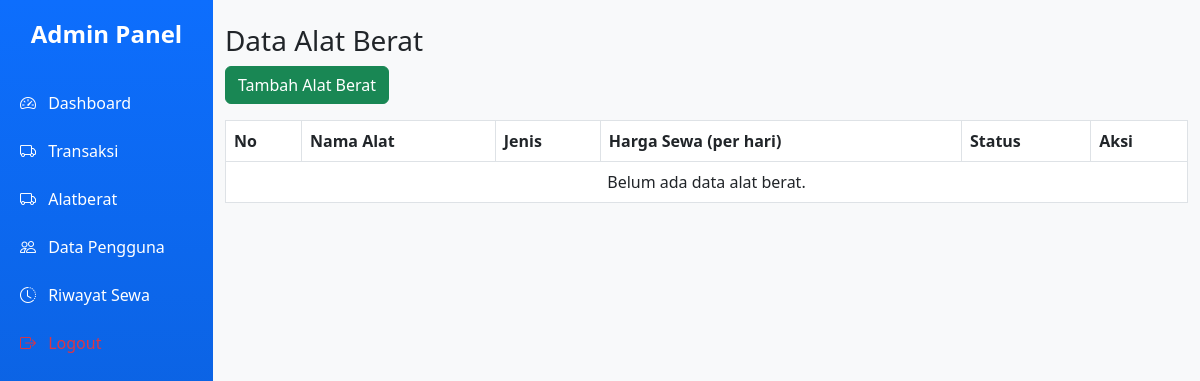
The page /admin/alat_berat.php (signed in) on the database as committed earlier.
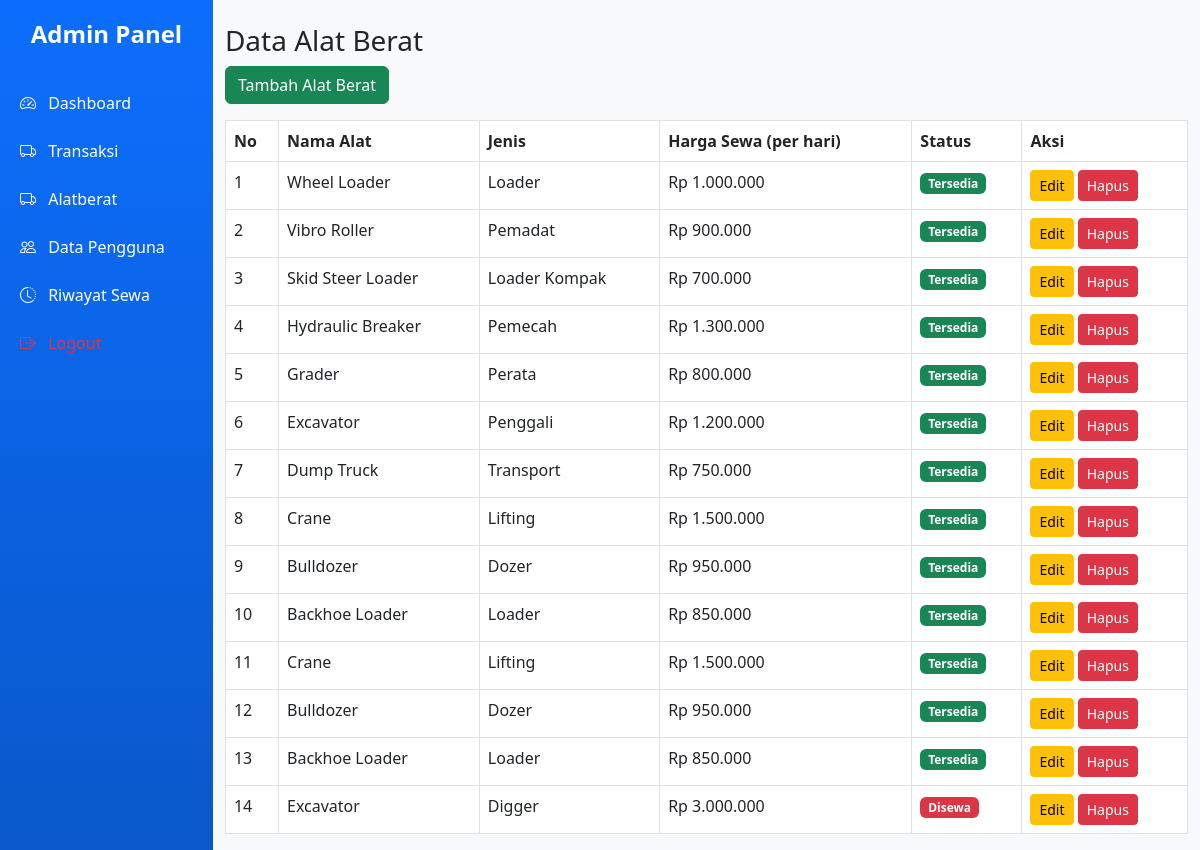
The same page on the database as committed later.
### tables this page shows
CREATE TABLE `alat_berat` (
  `id` int NOT NULL,
  `nama_alat` varchar(100) DEFAULT NULL,
  `jenis` varchar(50) DEFAULT NULL,
  `harga_per_hari` int DEFAULT NULL,
  `deskripsi` text,
  `foto` varchar(255) DEFAULT NULL,
  `status` enum('tersedia','disewa') DEFAULT 'tersedia',
  `id_kategori` int DEFAULT NULL
);

### admin/alat_berat.php (the view, shortened to what this page needs)
<?php
include "../config/db.php";
$action = $_GET['action'] ?? '';
$data = mysqli_query($conn, "SELECT * FROM alat_berat ORDER BY id DESC");
?>
<!DOCTYPE html>
<html lang="id">
<head>
    <link href="https://cdn.jsdelivr.net/npm/bootstrap@5.3.0/dist/css/bootstrap.min.css" rel="stylesheet">
</head>
<body>
    <?php include "sidebar_admin.php"; ?>
    <div class="container mt-4">
        <h3>Data Alat Berat</h3>
        <?php if ($action == 'add' || ($action == 'edit' && isset($data_edit))): ?>
            <h5><?= $action == 'add' ? 'Tambah Alat Berat' : 'Edit Alat Berat' ?></h5>
            <form method="POST" action="">
                <div class="mb-3">
                    <label>Nama Alat</label>
                    <input type="text" name="nama_alat" class="form-control" required value="<?= $action == 'edit' ? $data_edit['nama_alat'] : '' ?>">
                </div>
                <div class="mb-3">
                    <label>Jenis</label>
                    <input type="text" name="jenis" class="form-control" required value="<?= $action == 'edit' ? $data_edit['jenis'] : '' ?>">
                </div>
                <div class="mb-3">
                    <label>Harga Sewa (per hari)</label>
                    <input type="number" name="harga_per_hari" class="form-control" required value="<?= $action == 'edit' ? $data_edit['harga_per_hari'] : '' ?>">
                </div>
                <div class="mb-3">
                    <label>Status</label>
                    <select name="status" class="form-select" required>
                        <option value="tersedia" <?= ($action == 'edit' && $data_edit['status'] == 'tersedia') ? 'selected' : '' ?>>Tersedia</option>
                        <option value="disewa" <?= ($action == 'edit' && $data_edit['status'] == 'disewa') ? 'selected' : '' ?>>Disewa</option>
                    </select>
                </div>
                <button type="submit" class="btn btn-primary"><?= $action == 'add' ? 'Tambah' : 'Update' ?></button>
                <a href="alat_berat.php" class="btn btn-secondary">Batal</a>
            </form>
        <?php else: ?>
            <a href="alat_berat.php?action=add" class="btn btn-success mb-3">Tambah Alat Berat</a>
            <table class="table table-bordered">
                <thead>
                    <tr>
                        <th>No</th>
                        <th>Nama Alat</th>
                        <th>Jenis</th>
                        <th>Harga Sewa (per hari)</th>
                        <th>Status</th>
                        <th>Aksi</th>
                    </tr>
                </thead>
                <tbody>
                    <?php if (mysqli_num_rows($data) > 0): ?>
                        <?php $no = 1;
                        while ($row = mysqli_fetch_assoc($data)): ?>
                            <tr>
                                <td><?= $no++ ?></td>
                                <td><?= htmlspecialchars($row['nama_alat']) ?></td>
                                <td><?= htmlspecialchars($row['jenis']) ?></td>
                                <td>Rp <?= number_format($row['harga_per_hari'], 0, ',', '.') ?></td>
                                <td><span class="badge bg-<?= $row['status'] == 'tersedia' ? 'success' : 'danger' ?>"><?= ucfirst($row['status']) ?></span></td>
                                <td>
                                    <a href="alat_berat.php?action=edit&id=<?= $row['id'] ?>" class="btn btn-warning btn-sm">Edit</a>
                                    <a href="alat_berat.php?action=delete&id=<?= $row['id'] ?>" onclick="return confirm('Hapus alat ini?')" class="btn btn-danger btn-sm">Hapus</a>
                                </td>
                            </tr>
                        <?php endwhile; ?>
                    <?php else: ?>
                        <tr>
                            <td colspan="6" class="text-center">Belum ada data alat berat.</td>
                        </tr>
                    <?php endif; ?>
                </tbody>
            </table>
        <?php endif; ?>
    </div>
</body>
</html>

Rows that differ between the two databases and show on the page:
added alat_berat: nama_alat "Wheel Loader", jenis "Loader", harga_per_hari "1.000.000", status "Tersedia"
added alat_berat: nama_alat "Vibro Roller", jenis "Pemadat", harga_per_hari "900.000", status "Tersedia"
added alat_berat: nama_alat "Skid Steer Loader", jenis "Loader Kompak", harga_per_hari "700.000", status "Tersedia"
added alat_berat: nama_alat "Hydraulic Breaker", jenis "Pemecah", harga_per_hari "1.300.000", status "Tersedia"
added alat_berat: nama_alat "Grader", jenis "Perata", harga_per_hari "800.000", status "Tersedia"
added alat_berat: nama_alat "Excavator", jenis "Penggali", harga_per_hari "1.200.000", status "Tersedia"
added alat_berat: nama_alat "Dump Truck", jenis "Transport", harga_per_hari "750.000", status "Tersedia"
added alat_berat: nama_alat "Crane", jenis "Lifting", harga_per_hari "1.500.000", status "Tersedia"
added alat_berat: nama_alat "Bulldozer", jenis "Dozer", harga_per_hari "950.000", status "Tersedia"
added alat_berat: nama_alat "Backhoe Loader", jenis "Loader", harga_per_hari "850.000", status "Tersedia"
added alat_berat: nama_alat "Crane", jenis "Lifting", harga_per_hari "1.500.000", status "Tersedia"
added alat_berat: nama_alat "Bulldozer", jenis "Dozer", harga_per_hari "950.000", status "Tersedia"
added alat_berat: nama_alat "Backhoe Loader", jenis "Loader", harga_per_hari "850.000", status "Tersedia"
added alat_berat: nama_alat "Excavator", jenis "Digger", harga_per_hari "3.000.000", status "Disewa"
Other text that changed with them:
text no longer shown: "Belum ada data alat berat."
